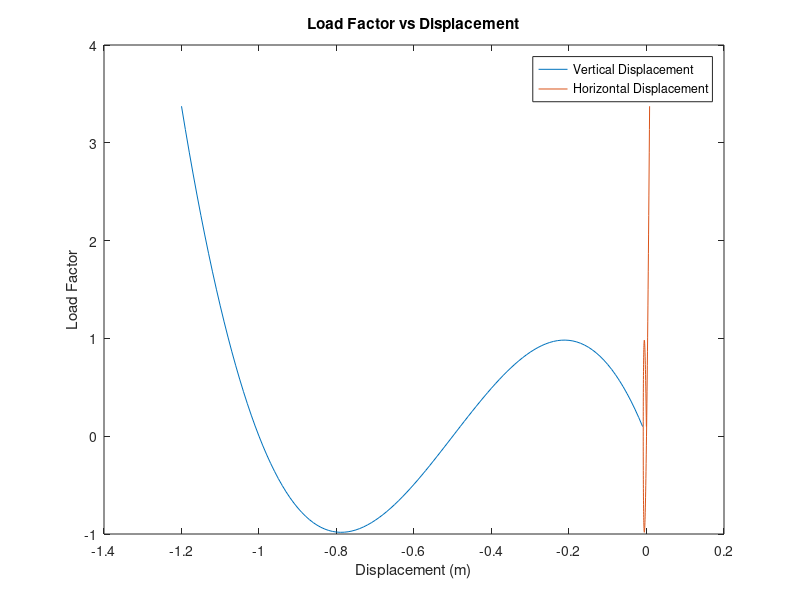
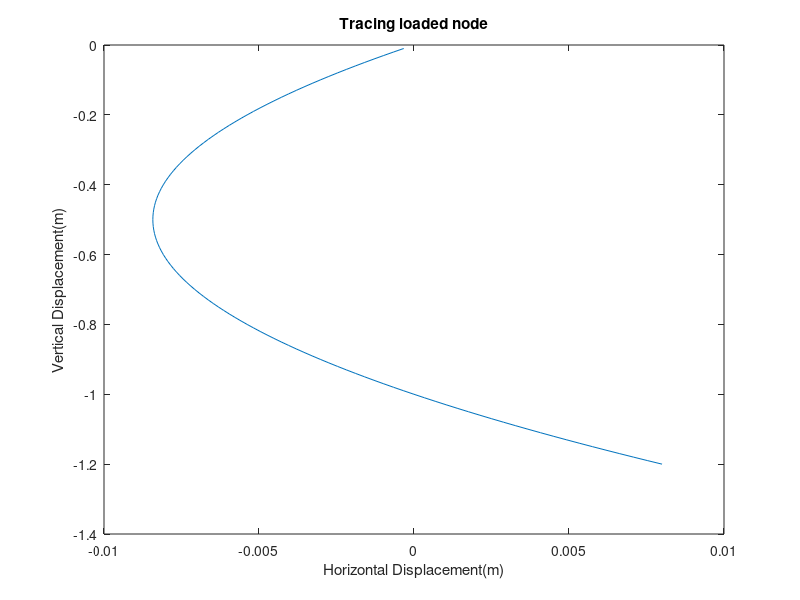

Reproduce these figures in MATLAB, in order.
% Inputs 
EA = 2100;
W1 = 5.5;
W2 = -4;
H = 0.5;
L1_vec = [W1,H];
L2_vec = [W2,H];
L1 = sqrt(dot(L1_vec,L1_vec));
L2 = sqrt(dot(L2_vec,L2_vec));
N1 = L1_vec/L1;
N2 = L2_vec/L2;
KT_L1 = EA/L1 *(N1'*N1);
KT_L2 = EA/L2 *(N2'*N2);
KTtot = KT_L1 + KT_L2;

%initial values
Pcr = [0;-.999];
ek = [0,1];
R = [0;0];
delta_uo = -inv(KTtot)*R;
u1 = -inv(KTtot)*Pcr;
u = [0;0];
g = ek*(u)+.01;
delta_lambda = -(g+dot(ek,delta_uo))/dot(ek,u1);
lambda = delta_lambda;

% storage
tol = .00001;
u_tot = zeros();
v_tot = zeros();
gamma = zeros();
Fx = zeros();
Fy = zeros();


for i = 1:120
    u(2) = -.01*i;
    v_tot(i) = u(2);
    
    %tried while loop but for loop was easier to implement
    for j = 1:100
        l1_vec = L1_vec + u';
        l2_vec = L2_vec + u';
        l1 = sqrt(dot(l1_vec,l1_vec));
        l2 = sqrt(dot(l2_vec,l2_vec));
        n1 = l1_vec/l1;
        n2 = l2_vec/l2;
        lambda1 = l1/L1;
        lambda2 = l2/L2;
        strain1 = log(lambda1);
        strain2 = log(lambda2);
        f1 = EA*strain1;
        f2 = EA*strain2;
        Ftot = f1*n1 + f2*n2;

        R = Ftot' + Pcr*lambda;

        Rtot = [R;g];
        
        %end loop if requirements are met
        if norm(Rtot) < tol
            u_tot(i) = u(1);
            gamma(i) = -lambda;
            Fx(i) = Ftot(1);
            Fy(i) = Ftot(2);
            break
        else
            
        I = eye(2);
        KT11 = EA/l1 * (n1'*n1);
        KT12 = f1/l1 * (I-n1'*n1);
        KT21 = EA/l2 *(n2'*n2);
        KT22 = f2/l2 * (I - n2'*n2);
        KTtot = KT11 + KT12 + KT21 + KT22;

        delta_uo = -inv(KTtot)*R;
        u1 = -inv(KTtot)*Pcr;
        g = ek*u + .01*i;
        delta_lambda = -(g+ek*delta_uo)/(ek*u1);
        lambda = lambda + delta_lambda;
        u = u + delta_uo + (u1*delta_lambda);

        k = norm(Rtot);
        end
    end

end

Fx_contour = [Fx',Fx'];
figure(1)
plot(v_tot,gamma); hold on
plot(u_tot,gamma)
title('Load Factor vs Displacement')
xlabel('Displacement (m)')
ylabel('Load Factor')
legend({'Vertical Displacement','Horizontal Displacement'})

figure(2)
plot(u_tot,v_tot)
title('Tracing loaded node')
xlabel('Horizontal Displacement(m)')
ylabel('Vertical Displacement(m)')







